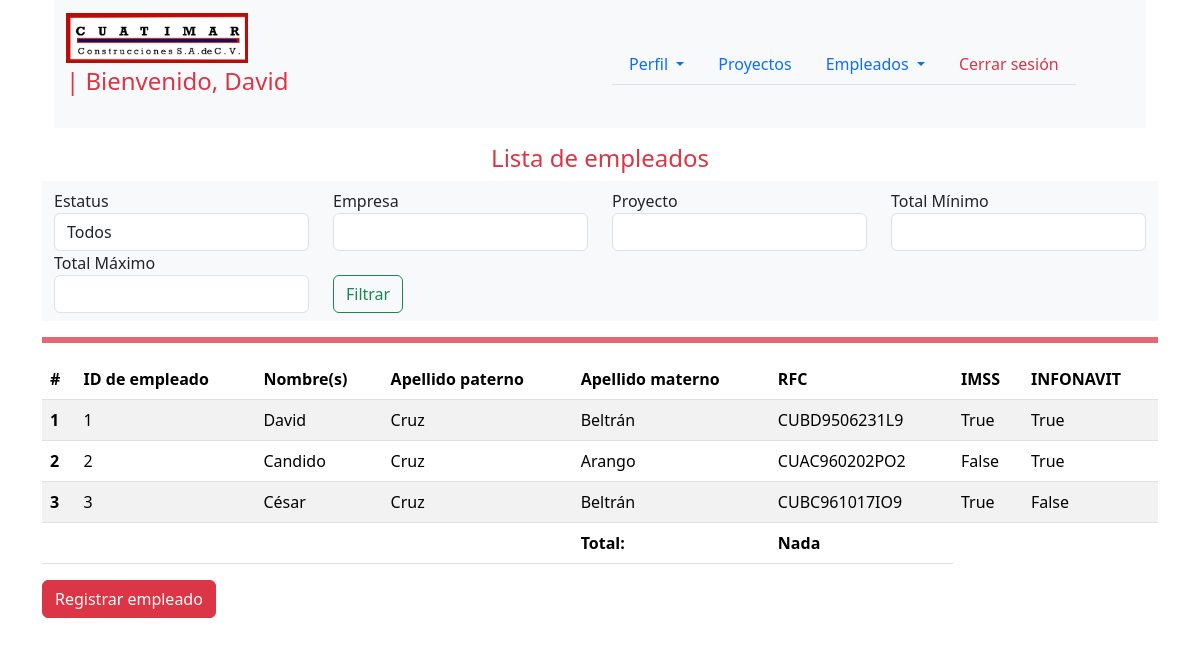
The app's page /empleados/empleados/ (signed in) with its own data.
### empleados/models.py (models this page shows)
class Empleados(models.Model):
    nombres = models.CharField(max_length=255,null=False)
    apellido_paterno = models.CharField(max_length=255,null=False)
    apellido_materno = models.CharField(max_length=255,null=False)
    rfc = models.CharField(max_length=100,null=False)
    infonavit = models.BooleanField(default=False)
    imss = models.BooleanField(default=False)
    status = models.BooleanField(default=True)

### empleados/views.py (the view)
# urls.py: path("empleados/",EmpleadosListView.as_view(),name="empleados"),
class EmpleadosListView(LoginRequiredMixin,ListView):
    model = Empleados
    template_name = "empleados/empleados.html"
    context_object_name = "empleados"
    def get_queryset(self):
        queryset = Empleados.objects.all()
        empleado = self.request.GET.get('empleado')
        rfc = self.request.GET.get('rfc')
        imss = self.request.GET.get('imss')
        infonavit = self.request.GET.get('infonavit')
        if empleado:
            queryset = queryset.filter(empleado=empleado)
        if rfc:
            queryset = queryset.filter(rfc__icontains=rfc)
        if imss:
            queryset = queryset.filter(imss__icontains=imss)
        if infonavit:
            queryset = queryset.filter(infonavit__icontains=infonavit)
        return queryset
    def get_context_data(self, **kwargs):
        context = super().get_context_data(**kwargs)
        context['empleado'] = self.request.GET.get('empleado', '')
        context['rfc'] = self.request.GET.get('rfc', '')
        context['imss'] = self.request.GET.get('imss', '')
        context['infonavit'] = self.request.GET.get('infonavit', '')
        return context

### balancigastos/utils/context_processors.py (called while the page is built)
def get_profile_username(request):
    if request.user.is_authenticated:
        try:
            profile = Profile.objects.get(user=request.user)
            return {'profile_username': profile.user}
        except Profile.DoesNotExist:
            return {}
    return {}

### empleados/templates/empleados/empleados.html (shortened to what this page needs)
{% extends 'base.html' %}
{% load currency %}
{% block content %}
{% include 'navbar_profile.html' %}
<h4 class="h4 text-center text-danger mt-3">Lista de empleados</h4>
<nav class="navbar bg-body-tertiary">
   <div class="container-fluid">
      <form method="GET" class="d-flex">
         <div class="row">
            <div class="col-md-3">
               <label for="estatus">Estatus</label>
               <select name="estatus" id="estatus" class="form-control">
                  <option value="">Todos</option>
               </select>
            </div>
            <div class="col-md-3">
               <label for="empresa">Empresa</label>
               <input type="text" name="empresa" id="empresa" class="form-control" value="{{ empresa }}">
            </div>
            <div class="col-md-3">
               <label for="proyecto">Proyecto</label>
               <input type="text" name="proyecto" id="proyecto" class="form-control" value="{{ proyecto }}">
            </div>
            <div class="col-md-3">
               <label for="total_min">Total Mínimo</label>
               <input type="number" name="total_min" id="total_min" class="form-control" value="{{ total_min }}">
            </div>
            <div class="col-md-3">
               <label for="total_max">Total Máximo</label>
               <input type="number" name="total_max" id="total_max" class="form-control" value="{{ total_max }}">
            </div>
            <div class="col-md-3 mt-4">
               <button class="btn btn-outline-success" type="submit">Filtrar</button>
            </div>
         </div>
      </form>
   </div>
</nav>
<hr class="border border-danger border-3 opacity-75">
{% if empleados %}
<div class="table-responsive">
   <table class="table table-striped">
      <thead>
         <tr>
            <th scope="col">#</th>
            <th scope="col">ID de empleado</th>
            <th scope="col">Nombre(s)</th>
            <th scope="col">Apellido paterno</th>
            <th scope="col">Apellido materno</th>
            <th scope="col">RFC</th>
            <th scope="col">IMSS</th>
            <th scope="col">INFONAVIT</th>
         </tr>
      </thead>
      <tbody>
         {% for empleado in empleados %}
         <tr>
            <th scope="row">{{ forloop.counter }}</th>
            <td>{{ empleado.id }}</td>
            <td>{{ empleado.nombres }}</td>
            <td>{{ empleado.apellido_paterno }}</td>
            <td>{{ empleado.apellido_materno }}</td>
            <td>{{ empleado.rfc }}</td>
            <td>{{ empleado.imss }}</td>
            <td>{{ empleado.infonavit }}</td>
         </tr>
         {% endfor %}
         <tr>
            <td colspan="4"></td>
            <td><strong>Total:</strong></td>
            <td><strong>Nada</strong></td>
         </tr>
      </tbody>
   </table>
</div>
{% endif %}
<a href="{% url 'empleados:registro_empleados' %}" class="btn btn-danger mb-3">Registrar empleado</a>
{% endblock %}

### templates/navbar_profile.html (shortened to what this page needs)
{% load static %}
<div class="container">
    <nav class="navbar navbar-expand-lg bg-body-tertiary">
        <div class="container">
            <a class="navbar-brand" href="{% url 'proyectos:proyectos' %}">
                <img class="logo" src="{% static 'images/Cuatimar_logo.png' %}" alt="Logo" height="50px">
                <p class="text-capitalize text-danger fs-4">| Bienvenido, {{ profile_username }}</p>
            </a>
        </div>
        <div class="container">
            <ul class="nav nav-tabs justify-content-end">
                <li class="nav-item dropdown">
                    <a class="nav-link dropdown-toggle" href="#" role="button" data-bs-toggle="dropdown"
                        aria-expanded="false">
                        Perfil
                    </a>
                </li>
                <li class="nav-item">
                    <a class="nav-link" href="{% url 'proyectos:proyectos' %}">Proyectos</a>
                </li>
                <li class="nav-item dropdown">
                    <a class="nav-link dropdown-toggle" href="#" role="button" data-bs-toggle="dropdown"
                        aria-expanded="false">
                        Empleados
                    </a>
                </li>
                <li class="nav-item">
                    <a class="nav-link text-danger" href="{% url 'usuarios:logout' %}">Cerrar sesión</a>
                </li>
            </ul>
        </div>
    </nav>
</div>

### static/css/styles.css (style rules this page uses)
.table-responsive { max-height: 400px; overflow-y: auto; }
.table thead th { position: sticky; top: 0; z-index: 10; background-color: white; }

### records on screen
Empleados: id "1", nombres "David", apellido_paterno "Cruz", apellido_materno "Beltrán", rfc "CUBD9506231L9", imss "True", infonavit "True"
Empleados: id "2", nombres "Candido", apellido_paterno "Cruz", apellido_materno "Arango", rfc "CUAC960202PO2", imss "False", infonavit "True"
Empleados: id "3", nombres "César", apellido_paterno "Cruz", apellido_materno "Beltrán", rfc "CUBC961017IO9", imss "True", infonavit "False"

### other values on screen
{{ profile_username }} "David"
